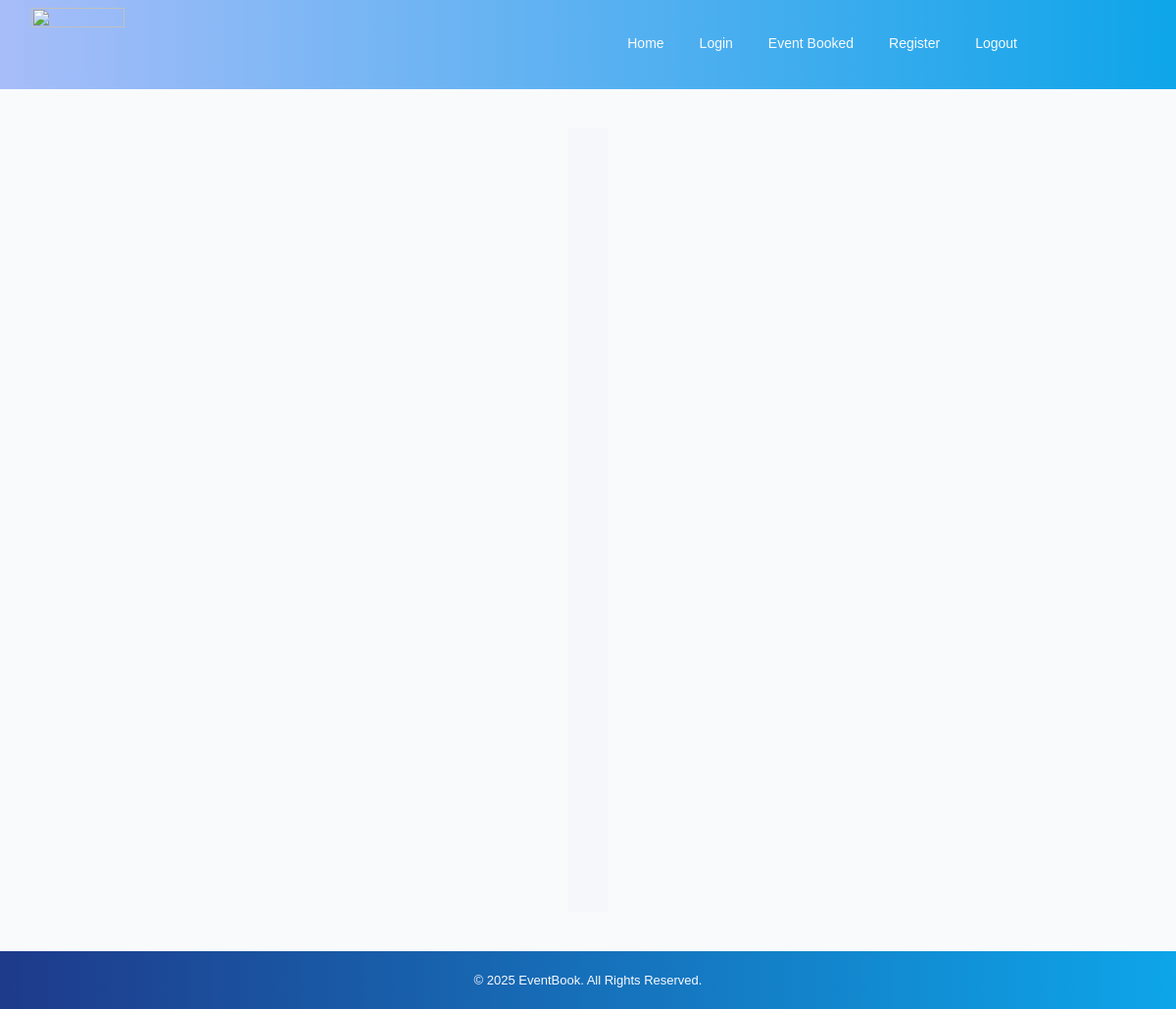
/home/all_event/1, run on an earlier commit of the app's database.
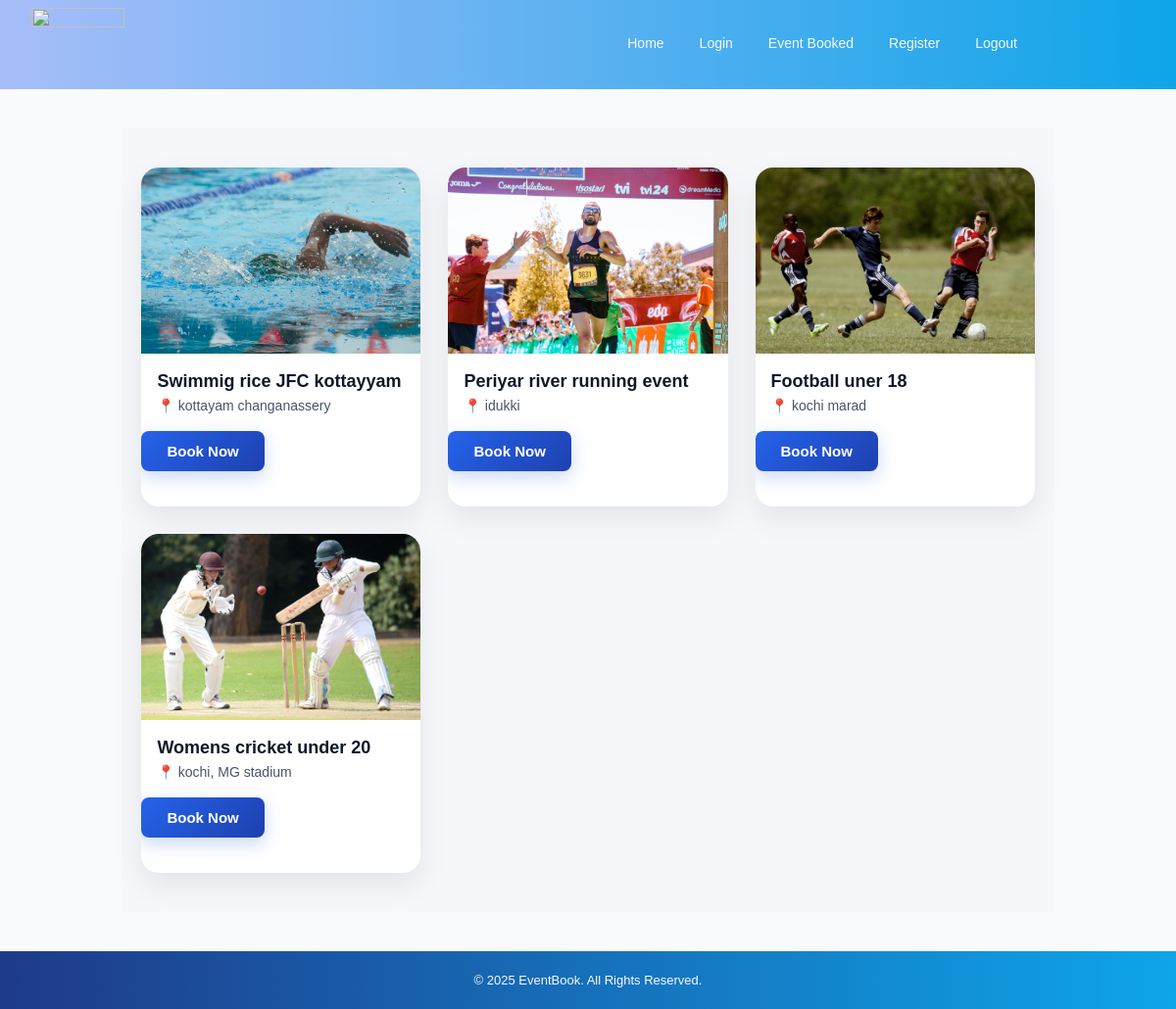
And on a later commit of the database.
### app1/models.py (models this page shows, shortened)
class Events(models.Model):
    title = models.CharField(max_length=50)
    event_cat = models.ForeignKey(event_category,on_delete=models.CASCADE)
    location = models.TextField(null=True)
    e_image = models.ImageField(upload_to='events')

### app1/views.py (the view)
# urls.py: path('all_event/<int:eid>',all_event,name='all_event'),
def all_event(request,eid):
    events = Events.objects.filter(event_cat=eid)
    return render(request,'all_event.html',{'events':events})

### template/all_event.html (shortened to what this page needs)
{%extends 'base.html'%}
{%block contents%}
<!DOCTYPE html>
<html lang="en">
<head>
    <link rel="stylesheet" href="/static/css/all_event.css">
</head>
<body>
    <div class="events_main">
    <div class="events_box">
        {% for i in events %}
        <div class="event_card">
            <img src="/home/{{i.e_image}}" alt="event image">
            <h3>{{i.title}}</h3>
            <p class="location">📍 {{i.location}}</p>
            <a href="{% url 'eventbooking' i.id %}" class="book-btn-link">
            <button class="book-now-btn">Book Now</button>
            </a>
        </div>
        {% endfor %}
    </div>
</div>
</body>
</html>
{%endblock%}

### template/base.html (shortened to what this page needs)
<!DOCTYPE html>
<html lang="en">
<head>
    <link rel="stylesheet" href="/static/css/base.css">
</head>
<body>
    <div class="main">
        <div class="header">
            <div class="logo">
                <img src="/static/images/BE logo.png" alt="" width="80px" height="60px">
            </div>
            <a href="{% url 'homepage' %}">Home</a>
            <a href="{% url 'Login_page' %}">Login</a>
            <a href="{% url 'EventBooked' %}">Event Booked</a>
            <a href="{% url 'RegisterUser' %}">Register</a>
            <a href="{% url 'Logout_page' %}">Logout</a>
        </div>
        <div class="content">
            {%block contents%}
            {%endblock%}
        </div>
        <div class="footer">
            <p>© 2025 EventBook. All Rights Reserved.</p>
        </div>
    </div>
</body>
</html>

### static/css/base.css (style rules this page uses)
* { margin: 0; padding: 0; box-sizing: border-box; font-family: 'Poppins', Arial, sans-serif; }
body { background-color: #f8fafc; color: #0f172a; }
.main { min-height: 100vh; display: flex; flex-direction: column; }
.header { background: linear-gradient(90deg, #a7bdf9, #0ea5e9); display: flex; align-items: center; padding: 8px 150px 12px 32px; }
.logo { margin-right: auto; }
.logo img { width: 95px; height: auto; }
.header a { color: #f8fafc; text-decoration: none; margin-left: 12px; font-size: 14px; font-weight: 500; padding: 6px 12px; border-radius: 20px; transition: background 0.3s ease, transform 0.2s ease; }
.content { flex: 1; max-width: 1200px; margin: auto; padding: 40px 30px; }
.footer { background: linear-gradient(90deg, #1e3a8a, #0ea5e9); color: #f8fafc; text-align: center; padding: 22px; font-size: 13px; }

### static/css/all_event.css (style rules this page uses)
* { margin: 0; padding: 0; box-sizing: border-box; font-family: 'Poppins', sans-serif; }
.events_main { min-height: 100vh; background: #f5f7fb; padding: 40px 20px; display: flex; justify-content: center; }
.events_box { width: 100%; max-width: 1200px; display: grid; grid-template-columns: repeat(auto-fit, minmax(280px, 1fr)); gap: 28px; }
.event_card { background: #ffffff; border-radius: 18px; overflow: hidden; box-shadow: 0 12px 30px rgba(0, 0, 0, 0.08); transition: all 0.3s ease; }
.event_card img { width: 100%; height: 190px; object-fit: cover; }
.event_card h3 { padding: 14px 16px 6px; font-size: 18px; font-weight: 600; color: #0f172a; }
.event_card .location { padding: 0 16px 18px; font-size: 14px; color: #475569; }
.book-btn-link { text-decoration: none; }
.book-now-btn { padding: 12px 26px; background: linear-gradient(135deg, #2563eb, #1e40af); color: #ffffff; border: none; border-radius: 8px; font-size: 15px; font-weight: 600; cursor: pointer; transition: all 0.3s ease; box-shadow: 0 6px 18px rgba(37, 99, 235, 0.25); }

What changed in the data, as far as the page shows it:
added Events: e_image (picture), title "Swimmig rice JFC kottayyam", location "kottayam changanassery"
added Events: e_image (picture), title "Periyar river running event", location "idukki"
added Events: e_image (picture), title "Football uner 18", location "kochi marad"
added Events: e_image (picture), title "Womens cricket under 20", location "kochi, MG stadium"
